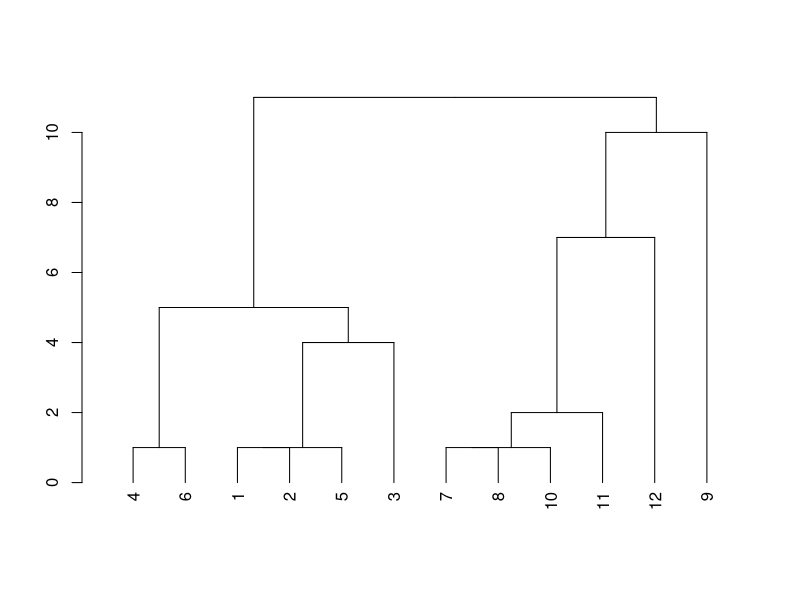

Here is the R script that generated this plot:
a <- list()
a$merge <- matrix(c(
	-1, -2,
        1,  -5,
        -4, -6,
        -7, -8,
		    4, -10,
		    5, -11,
                    2, -3,
		    3, 7,
		    6, -12,
		    9, -9,
		    8, 10
), nc=2, byrow=TRUE )
a$height <- c(1, 1, 1, 1, 1, 2, 4, 5, 7, 10, 11)
a$order <- 1:12
a$labels <- 1:12 # LETTERS[1:6]
class(a) <- "hclust"

jpeg("p97.dendrogram.jpg", width = 400, height = 400)
plot(as.dendrogram(a))
dev.off()
